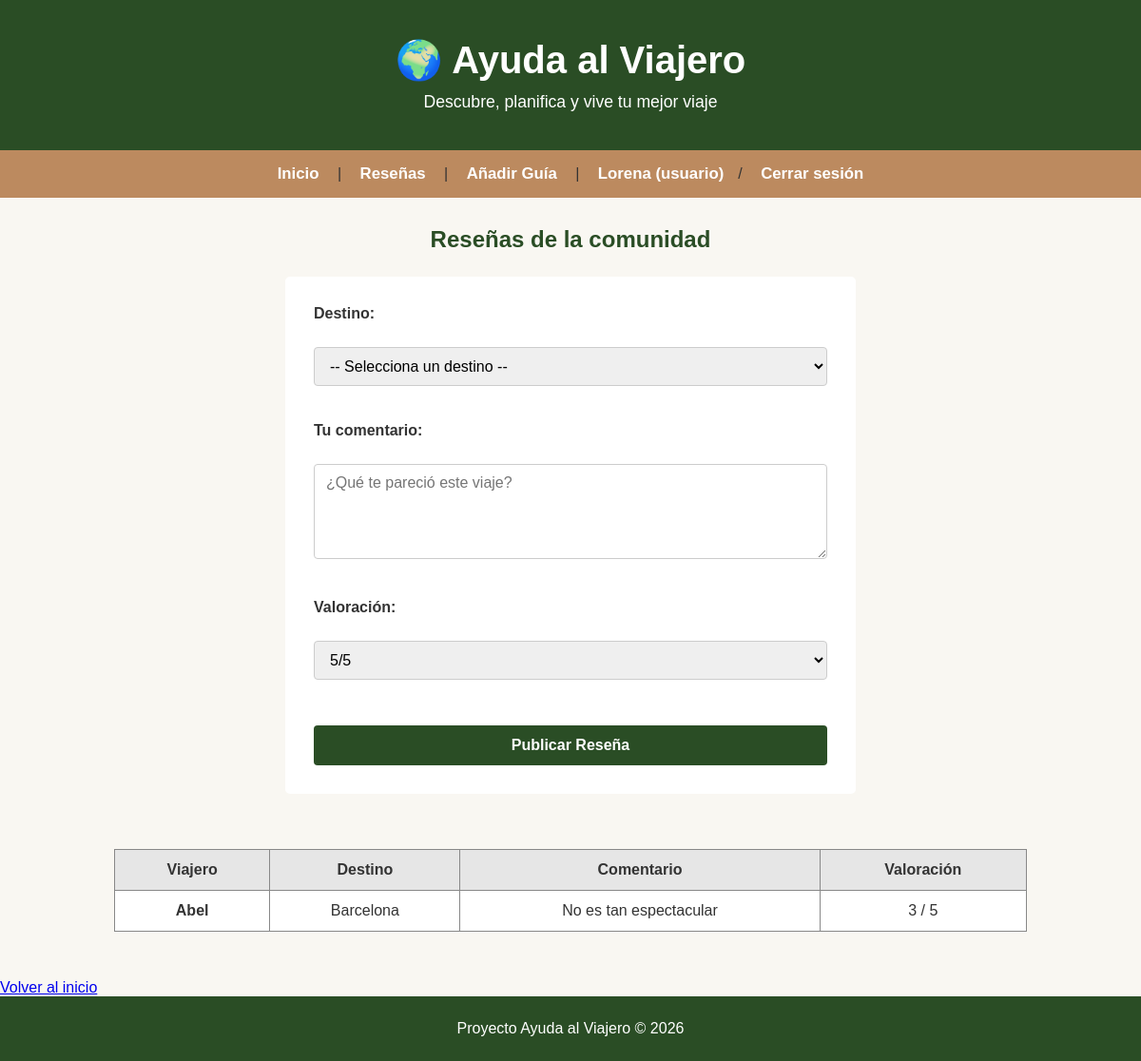
The app's page /Proyecto/index.php?accion=reseñas (signed in) with its own data.
### tables this page shows
CREATE TABLE `USUARIOS` (
  `Id_usuario` int NOT NULL,
  `nombre` varchar(150) NOT NULL,
  `email` varchar(150) NOT NULL,
  `contraseña` varchar(255) NOT NULL,
  `rol` enum('admin','usuario') DEFAULT 'usuario'
);

CREATE TABLE `DESTINOS` (
  `Id_Destinos` int NOT NULL,
  `nombre` varchar(150) NOT NULL,
  `país` varchar(100) NOT NULL,
  `continente` varchar(100) NOT NULL,
  `descripción` text
);

### Proyecto/controllers/Controller.php (called while the page is built, shortened)
<?php
class Controller
{
    protected $gestor;
    public function __construct($gestor)
    {
        $this->gestor = $gestor;
    }
    public function mostrarReseñas()
    {
        $listaReseñas = $this->gestor->listarReseñas();
        include "views/reseñas.php";
    }
}

### Proyecto/models/Connection.php (called while the page is built, shortened)
<?php
class Connection{
    protected $conn;
    private $archivoConf ="conf.json";
    private function enlazarConexion(){
        $confiData = file_get_contents($this->archivoConf);
        $array=json_decode($confiData, true);
        $dsn ="mysql:host=".$array['host']. ";dbname=".$array['db'];
        $this->conn = new PDO($dsn, $array["userName"], $array["password"]);
    }
    public function getConn()
    {
        return $this->conn;
    }
}

### Proyecto/models/GestorPDO.php (called while the page is built, shortened)
<?php
class GestorPDO extends Connection
{
    public function listarReseñas()
    {
        try {
            $sql = "SELECT RESEÑAS.*,
                           USUARIOS.nombre AS autor_nombre,
                           DESTINOS.nombre AS nombre_destino
                    FROM RESEÑAS
                    INNER JOIN USUARIOS ON RESEÑAS.usuario_id = USUARIOS.Id_usuario
                    INNER JOIN DESTINOS ON RESEÑAS.destinos_id = DESTINOS.Id_Destinos";
            $rtdo = $this->getConn()->query($sql);
            $reseñas = [];
            while ($fila = $rtdo->fetch(PDO::FETCH_ASSOC)) {
                $reseñas[] = $fila;
            }
            return $reseñas;
        } catch (PDOException $e) {
            error_log("Error en listarReseñas: " . $e->getMessage());
            return [];
        }
    }
}

### Proyecto/views/reseñas.php (the view, shortened to what this page needs)
<?php include __DIR__ . "/../_header.php"; ?>
<section>
    <h2>Reseñas de la comunidad</h2>
    <?php if (isset($_SESSION['usuario_id'])): ?>
        <div>
            <form action="index.php?accion=guardarReseña" method="POST">
                <label>Destino:</label><br>
                <select name="destino_id" required>
                    <option value="">-- Selecciona un destino --</option>
                </select><br><br>
                <label>Tu comentario:</label><br>
                <textarea name="comentario" rows="3" required placeholder="¿Qué te pareció este viaje?"></textarea><br><br>
                <label>Valoración:</label><br>
                <select name="valoracion" required>
                    <option value="5">5/5</option>
                </select><br><br>
                <button type="submit">Publicar Reseña</button>
            </form>
        </div>
    <?php else: ?>
        <p>
            Inicia sesión para compartir tu experiencia con la comunidad.
        </p>
    <?php endif; ?>
        <br>
    <?php if (empty($listaReseñas)): ?>
        <p>Parece que aún no hay reseñas publicadas.</p>
    <?php else: ?>
        <table border="1">
            <thead>
                <tr>
                    <th>Viajero</th>
                    <th>Destino</th>
                    <th>Comentario</th>
                    <th>Valoración</th>
                </tr>
            </thead>
            <tbody>
                <?php if (empty($listaReseñas)): ?>
                    <tr>
                        <td colspan="5">No hay reseñas publicadas todavía.</td>
                    </tr>
                <?php else: ?>
                    <?php foreach ($listaReseñas as $r): ?>
                        <tr>
                            <td><strong><?= $r['autor_nombre'] ?></strong></td>
                            <td><?= $r['nombre_destino'] ?></td>
                            <td><?= $r['Comentarios'] ?></td>
                            <td><?= $r['Valoración'] ?> / 5</td>
                        </tr>
                    <?php endforeach; ?>
                <?php endif; ?>
            </tbody>
        </table>
    <?php endif; ?>
</section>
<p><a href="index.php">Volver al inicio</a></p>
<?php include __DIR__ . "/../_footer.php"; ?>

### Proyecto/css/estilos.css (style rules this page uses)
* { margin: 0; padding: 0; box-sizing: border-box; font-family: Arial, Helvetica, sans-serif; }
body { background-color: #F9F7F2; color: #333333; }
h2 { text-align: center; margin-top: 30px; margin-bottom: 15px; color: #333333; }
table { margin: 0 auto; border-collapse: collapse; width: 80%; max-width: 100%; background-color: #ffffff; margin-bottom: 50px; }
th, td { border: 1px solid #888; padding: 12px 15px; text-align: center; }
th { background-color: #e6e6e6; font-weight: bold; text-align: center; }
form { background-color: #ffffff; max-width: 600px; margin: 0 auto 40px auto; padding: 30px; border-radius: 5px; }
h1.form-title, h2 { color: #2a4d25; text-align: center; margin-bottom: 25px; }
form label { display: block; font-weight: bold; margin-bottom: 8px; color: #333; }
form input[type="text"], form input[type="number"], form select, form textarea { width: 100%; padding: 10px 12px; margin-bottom: 20px; border: 1px solid #ccc; border-radius: 4px; font-size: 1rem; }
form textarea { min-height: 100px; resize: vertical; }
form input[type="submit"], form button[type="submit"] { background-color: #2a4d25; color: #ffffff; font-weight: bold; font-size: 1rem; padding: 12px 20px; border: none; border-radius: 4px; width: 100%; margin-top: 10px; }

### records on screen
reseñas: usuario.nombre "Abel", destinos.nombre "Barcelona", Comentarios "No es tan espectacular", Valoración "3"

### other values on screen
$_SESSION['usuario_nombre'] "Lorena"
$_SESSION['rol'] "usuario"
